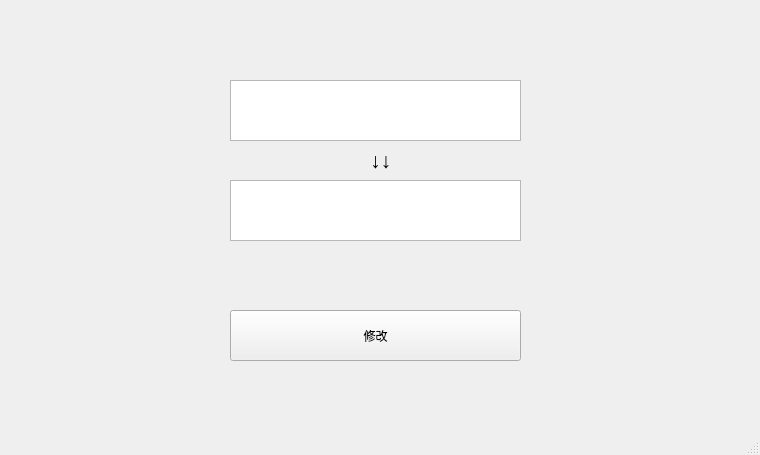
<?xml version="1.0" encoding="UTF-8"?>
<ui version="4.0">
 <class>MainWindow</class>
 <widget class="QMainWindow" name="MainWindow">
  <property name="geometry">
   <rect>
    <x>0</x>
    <y>0</y>
    <width>760</width>
    <height>455</height>
   </rect>
  </property>
  <property name="sizePolicy">
   <sizepolicy hsizetype="Preferred" vsizetype="Preferred">
    <horstretch>0</horstretch>
    <verstretch>0</verstretch>
   </sizepolicy>
  </property>
  <property name="windowTitle">
   <string>MainWindow</string>
  </property>
  <widget class="QWidget" name="centralwidget">
   <widget class="QTextEdit" name="textEdit">
    <property name="geometry">
     <rect>
      <x>230</x>
      <y>80</y>
      <width>291</width>
      <height>61</height>
     </rect>
    </property>
   </widget>
   <widget class="QTextEdit" name="textEdit_2">
    <property name="geometry">
     <rect>
      <x>230</x>
      <y>180</y>
      <width>291</width>
      <height>61</height>
     </rect>
    </property>
   </widget>
   <widget class="QPushButton" name="pushButton">
    <property name="geometry">
     <rect>
      <x>230</x>
      <y>310</y>
      <width>291</width>
      <height>51</height>
     </rect>
    </property>
    <property name="text">
     <string>修改</string>
    </property>
   </widget>
   <widget class="QLabel" name="label">
    <property name="geometry">
     <rect>
      <x>370</x>
      <y>150</y>
      <width>21</width>
      <height>21</height>
     </rect>
    </property>
    <property name="font">
     <font>
      <pointsize>16</pointsize>
      <weight>75</weight>
      <bold>true</bold>
     </font>
    </property>
    <property name="text">
     <string>↓↓</string>
    </property>
   </widget>
  </widget>
  <widget class="QStatusBar" name="statusbar"/>
 </widget>
 <resources/>
 <connections/>
</ui>
